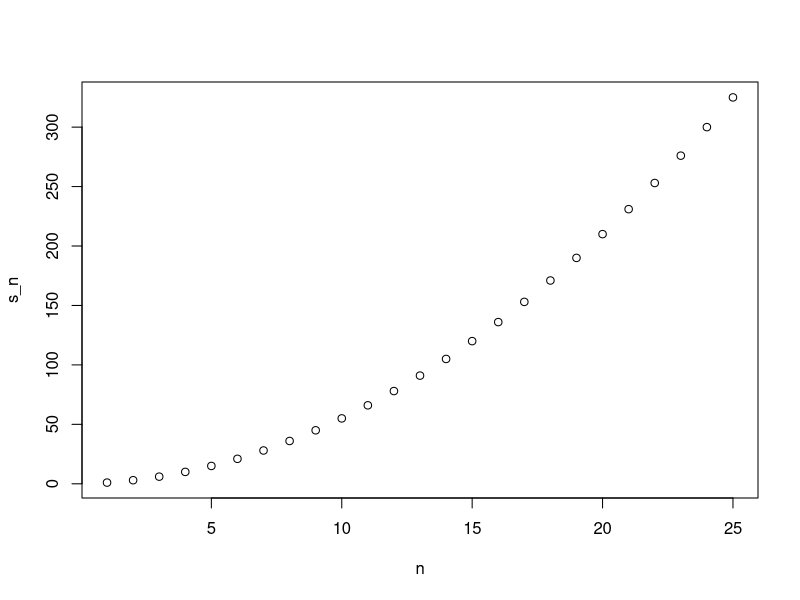
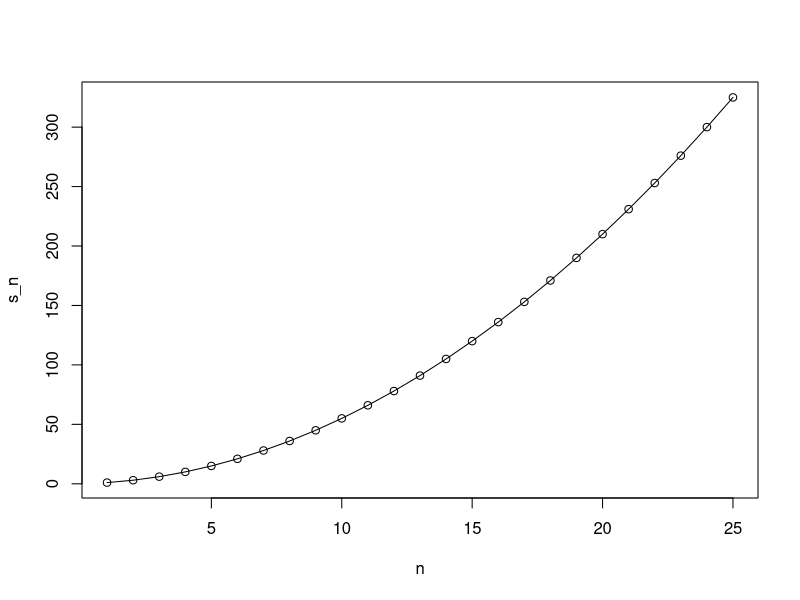
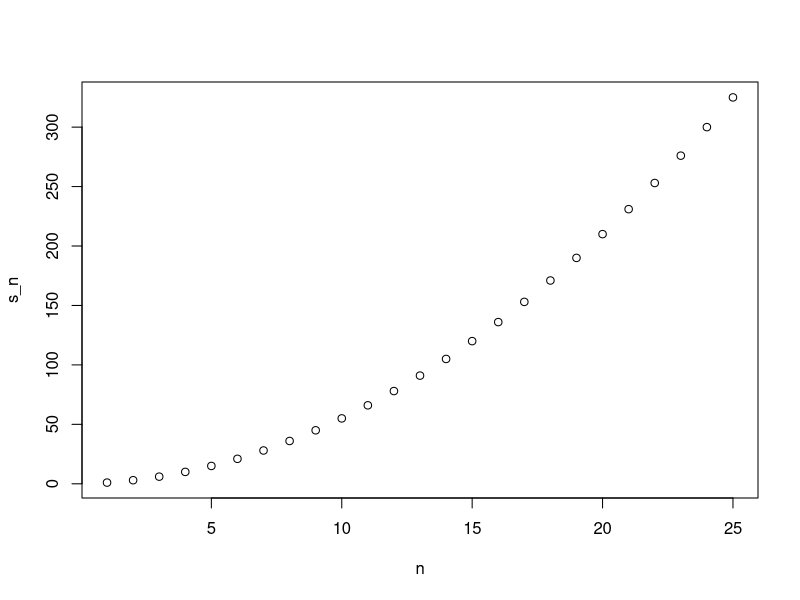
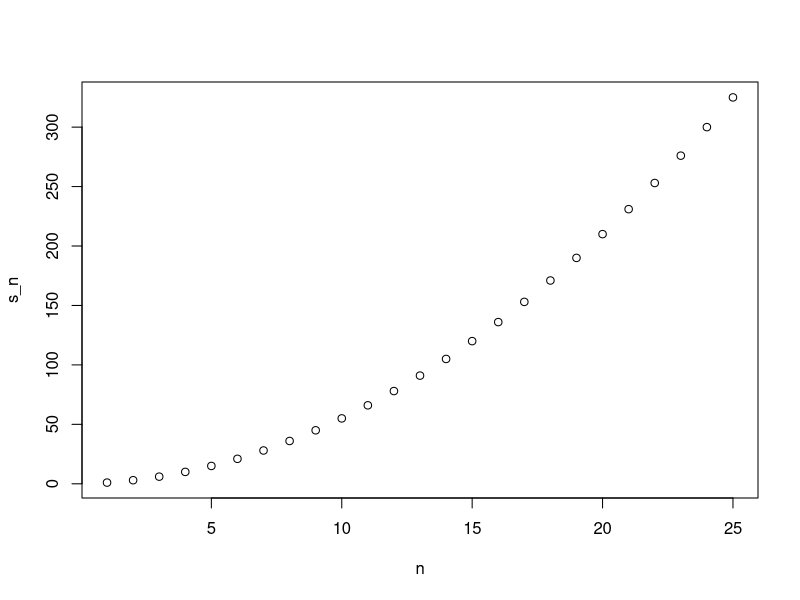
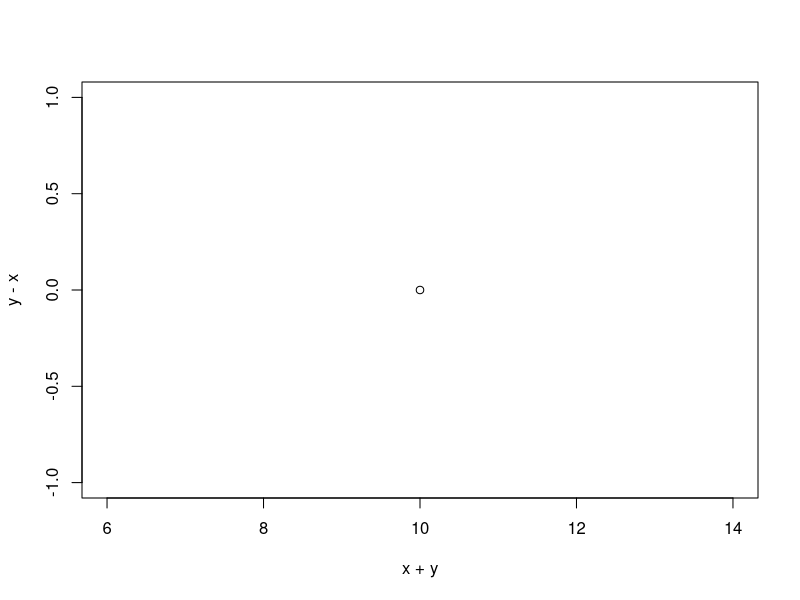
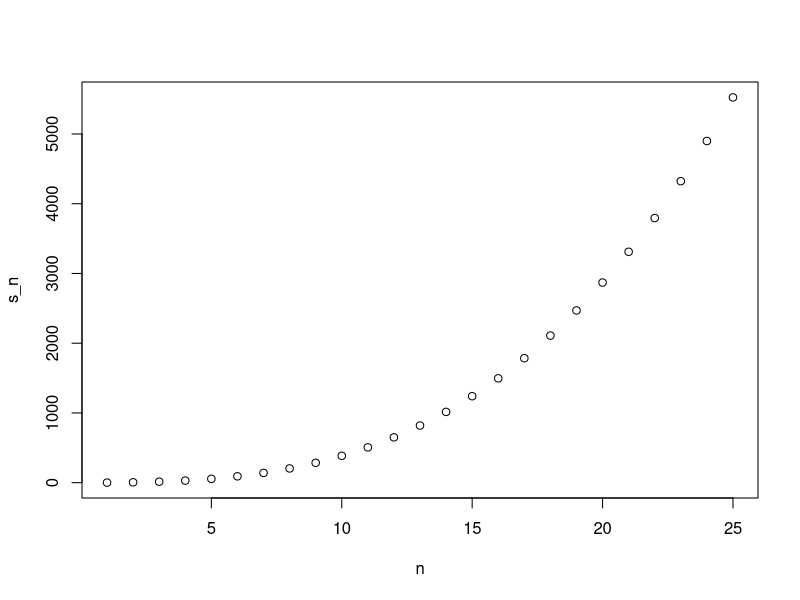

Here is the R script that generated these plots, in order:
# --------------------------------------------------------------------------------
#
# Conditional Expressions and Functions 14)
#
# --------------------------------------------------------------------------------

# Setup
library(dplyr)
library(dslabs)
data(murders)

a <- 0

if(a!=0){
     print(1/a)
} else{
     print("No reciprocal for 0.")
}
#> [1] "No reciprocal for 0."

# Let’s look at one more example using the US murders data frame:
     
murder_rate <- murders$total/murders$population*100000

# Here is a very simple example that tells us which states, if any, have a
# murder rate lower than 0.5 per 100,000. The if statement protects us from the
# case in which no state satisfies the condition.

ind <- which.min(murder_rate)

if(murder_rate[ind] < 0.5){
     print(murders$state[ind]) 
} else{
     print("No state has murder rate that low")
}
#> [1] "Vermont"

#If we try it again with a rate of 0.25, we get a different answer:
     
if(murder_rate[ind] < 0.25){
     print(murders$state[ind]) 
     } else{
          print("No state has a murder rate that low.")
     }
#> [1] "No state has a murder rate that low."

a <- 0
ifelse(a > 0, 1/a, NA)
#> [1] NA

# The function is particularly useful because it works on vectors. It examines
# each entry of the logical vector and returns elements from the vector provided
# in the second argument, if the entry is TRUE, or elements from the vector
# provided in the third argument, if the entry is FALSE.

a <- c(0,1,2,-4,5)
result <- ifelse(a > 0, 1/a, NA)

data(na_example)
no_nas <- ifelse(is.na(na_example), 0, na_example) 
sum(is.na(no_nas))
#> [1] 0

# Two other useful functions are any and all. The any function takes a vector of
# logicals and returns TRUE, if any of the entries is TRUE. The all function
# takes a vector of logicals and returns TRUE, if all of the entries are TRUE.
# Here is an example:
     
z <- c(TRUE, TRUE, FALSE)
any(z)
#> [1] TRUE
all(z)
#> [1] FALSE

avg <- function(x){
     s <- sum(x)
     n <- length(x)
     s/n
}

# Now avg is a function that computes the mean:
     
x <- 1:100
identical(mean(x), avg(x))
#> [1] TRUE

# Notice that variables defined inside a function are not saved in the
# workspace. So while we use s and n when we call avg, the values are created
# and changed only during the call. Here is an illustrative example:
     
s <- 3
avg(1:10)
#> [1] 5.5
s
#> [1] 3

compute_s_n <- function(n) {
     x <- 1:n
     sum(x)
}

for(i in 1:5){
     print(i)
}
#> [1] 1
#> [1] 2
#> [1] 3
#> [1] 4
#> [1] 5

# And here is the for-loop we would write for our Sn example:
     
m <- 25
s_n <- vector(length = m) # create an empty vector
     for(n in 1:m){
          s_n[n] <- compute_s_n(n)
     }

# Now we can create a plot to search for a pattern:
     
n <- 1:m
plot(n, s_n)

plot(n, s_n)
lines(n, n*(n+1)/2)

# -----------------------------------------------------------
# Vectorization and functionals
# -----------------------------------------------------------

# Although for-loops are an important concept to understand, in R we rarely use
# them. As you learn more R, you will realize that vectorization is the
# preferred over for-loops since it results in shorter and clearer code. We
# already saw examples in the Vector Arithmetic Section. A vectorized function
# is a function that will apply the same operation on each of the vectors.

x <- 1:10
sqrt(x)
#>  [1] 1.00 1.41 1.73 2.00 2.24 2.45 2.65 2.83 3.00 3.16
y <- 1:10
x*y
#>  [1]   1   4   9  16  25  36  49  64  81 100

# To make this calculation, there is no need for for-loops. But not all
# functions work this way. For instance, the function we just wrote,
# compute_s_n, does not work element-wise since it is expecting a scalar. This
# piece of code does not run the function on each entry of n:
     
n <- 1:25
compute_s_n(n)

# Functionals are functions that help us apply the same function to each entry
# in a vector, matrix, data frame or list. Here we cover the functional that
# operates on numeric, logical and character vectors: sapply.

# The function sapply permits us to perform element-wise operations on any
# function. Here is how it works:
     
x <- 1:10
sapply(x, sqrt)
#>  [1] 1.00 1.41 1.73 2.00 2.24 2.45 2.65 2.83 3.00 3.16

# Here each element of x is passed on to the function sqrt and the result is
# returned. These results are concatenated. In this case, the result is a vector
# of the same length as the original x. This implies that the for-loop above can
# be written as follows:
     
n <- 1:25
s_n <- sapply(n, compute_s_n)
plot(n, s_n)

# FAMILIARIZE YOURSELF WITH apply, lapply, mapply, vapply, and replicate

# -----------------------------------------------------------
# Map
# -----------------------------------------------------------

# Another series of functionals are provided by the purrr package. These are
# similar to sapply, but, in some instances, they are somewhat easier to use for
# beginners. The general idea is the same

library(purrr)
n <- 1:25
s_n <- map(n, compute_s_n)

# One advantage that becomes clear later is that with the purrr functionals you
# know what type of object you will get back. This is different with sapply that
# can return several different types. The map function always returns a list.

class(s_n)
#> [1] "list"

# If we want a numeric vector we can instead use:
     
s_n <- map_dbl(n, compute_s_n)
plot(n, s_n)

# -----------------------------------------------------------
# Matrices
# -----------------------------------------------------------

# Matrices are another type of object that are common in R. Matrices are similar
# to data frames in that they are two dimensional: they have rows and columns.
# However, like numeric, character and logical vectors, entries in matrices have
# to be all the same type. For this reason data frames are much more useful for
# storing data, since we can have characters, factors and numbers in them.

# Yet matrices have a major advantage over data frames and it’s that we can
# perform a very powerful type of mathematics operations with them called matrix
# algebra. We do not describe these operations in this book, but much of what
# happens in the background when you perform a data analysis involves matrices.
# For this reason, and others, some of the functions we will learn return
# matrices. We will describe them briefly here.

# One way matrices show up is if a function called with sapply returns two or
# more values. For example, suppose we write a function that for any number x
# returns x, x^2 and x^3:
     
cubic <- function(x) {
     c(x, x^2, x^3)
}
cubic(2)
#> [1] 2 4 8

# If we use sapply to compute these three numbers for each of the elements in a
# vector, R automatically binds the results as columns in a matrix:
     
n <- seq(1,5)
mat <- sapply(n, cubic)
mat
#>      [,1] [,2] [,3] [,4] [,5]
#> [1,]    1    2    3    4    5
#> [2,]    1    4    9   16   25
#> [3,]    1    8   27   64  125

# Accessing matrix values

# You can access specific entries in a matrix using [. If you want the second
# row, third column you use:
                                                        
mat[2,3]
#> [1] 9

# If you want the entire second row, you leave the column spot empty:
                                                        
mat[2, ]
#> [1]  1  4  9 16 25

# Notice that this returns a vector, not a matrix.
                                                   
# Similarly, if you want the entire third column, you leave the row spot entry:
                                                        
mat[ ,3]
#> [1]  3  9 27

# This is also a vector, not a matrix. You can access more than one column or
# more than one row if you like. This will give you a new matrix.
                                                   
mat[ ,2:4]
#>      [,1] [,2] [,3]
#> [1,]    2    3    4
#> [2,]    4    9   16
#> [3,]    8   27   64

# You can subset both rows and columns:
                                                        
mat[1:2,2:4]
#>      [,1] [,2] [,3]
#> [1,]    2    3    4
#> [2,]    4    9   16

# In some of our illustrations, we will convert matrices into data frames so
# that we can, for example, use them with dplyr. For this we can use the
# function as.data.frame:
                                                        
as.data.frame(mat)
#>   V1 V2 V3 V4  V5
#> 1  1  2  3  4   5
#> 2  1  4  9 16  25
#> 3  1  8 27 64 125

# You can also use the [ to access rows and columns of a data frame:

data("murders")
murders[25, 1]
#> [1] "Mississippi"

murders[2:3, ]
#>     state abb region population total
#> 2  Alaska  AK   West     710231    19
#> 3 Arizona  AZ   West    6392017   232

# ----------------------------------------------------------
# Excercises for Assessment 9
# ----------------------------------------------------------

x <- c(1,2,-3,4)
if(all(x>0)){
     print("All Positives")
} else{
     print("Not All Positives")
}

# Assign the state abbreviation when the state name is longer than 8 
# characters
new_names <- ifelse(nchar(murders$state) > 8, murders$abb, murders$state)

# Create function called `sum_n`
sum_n <- function(n){
     v <- 1:n
     sum(v)
}
# Use the function to determine the sum of integers from 1 to 5000
sum_n(5000)

# Create `altman_plot` 
altman_plot <- function(x, y){
     plot(x + y, y - x)
}
altman_plot(5,5)

# Run this code 
x <- 3
my_func <- function(y){
     x <- 5
     y+5
     print(x)
}
my_func(x)
# Print value of x 
print(x)

# Here is an example of function that adds numbers from 1 to n
example_func <- function(n){
     x <- 1:n
     sum(x)
}

# Here is the sum of the first 100 numbers
example_func(100)

# Write a function compute_s_n that with argument n and returns of 1 + 2^2 + ...+ n^2
compute_s_n <- function(n){
     s <- 0
     for (i in 1:n){
          s <- s + i^2
     }
     s
}
# Report the value of the sum when n=10
print(compute_s_n(10))

# Define a function and store it in `compute_s_n`
compute_s_n <- function(n){
     x <- 1:n
     sum(x^2)
}

# Create a vector for storing results
s_n <- vector("numeric", 25)

# write a for-loop to store the results in s_n
for (i in 1:25){
     s_n[i] <- compute_s_n(i)
}
print(s_n)

# Define the function
compute_s_n <- function(n){
     x <- 1:n
     sum(x^2)
}

# Define the vector of n
n <- 1:25

# Define the vector to store data
s_n <- vector("numeric", 25)
for(i in n){
     s_n[i] <- compute_s_n(i)
}

#  Create the plot 
plot(n, s_n)

# Define the function
compute_s_n <- function(n){
     x <- 1:n
     sum(x^2)
}

# Define the vector of n
n <- 1:25

# Define the vector to store data
s_n <- vector("numeric", 25)
for(i in n){
     s_n[i] <- compute_s_n(i)
}

# Check that s_n is identical to the formula given in the instructions.
identical(s_n[25], (25*(25+1)*((2*25)+1))/6)
